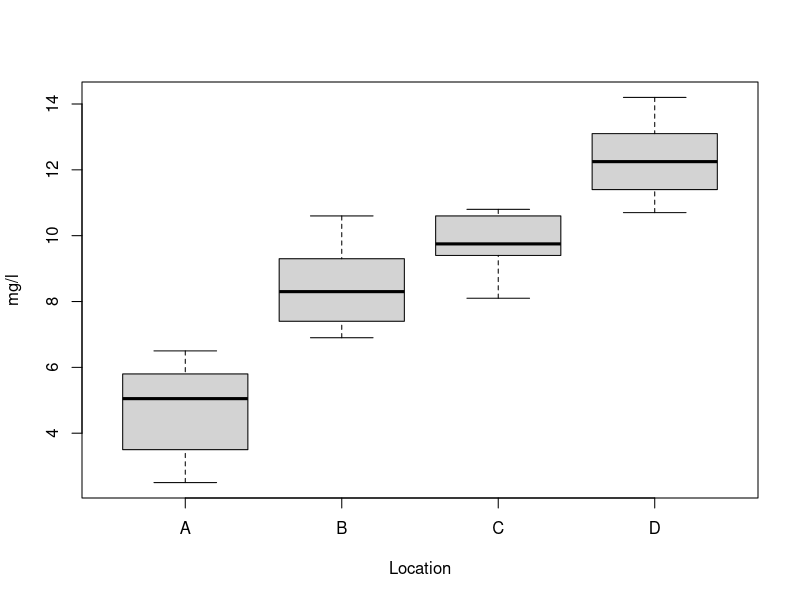

Write the R code that produced this figure.
## ---- chunk 1
irished <- read.csv("../datafiles/irished.csv")
## ---- chunk 2
str(irished)
## ---- chunk 3
irished[1:10,4:6]
## ---- chunk 4
irished$DVRT
irished$DVRT[1:10]
## ---- chunk 5
logDVRT <- log(irished$DVRT)
## ---- chunk 6
irished$logDVRT <- log(irished$DVRT)
## ---- chunk 7
write.csv(irished, "irished2.csv")
## ---- chunk 8
irished$fsex <- factor(irished$sex, levels = c(1, 2),
    labels = c("male", "female"))
irished$flvcert <- factor(irished$lvcert, levels = c(0, 1), 
    labels = c("not taken", "taken"))
## ---- chunk 9
which(irished$DVRT > 100)
dvrt100 <- which(irished$DVRT > 100)
## ---- chunk 10
irished$DVRT[dvrt100]
irished$sex[dvrt100]
## ---- chunk 11
table(irished$lvcert[dvrt100])
table(irished$lvcert[-dvrt100])
## ---- chunk 12
tapply(irished$DVRT, irished$fsex, mean)
## ---- chunk 13
tapply(irished$DVRT, irished$schltype, mean)
## ---- chunk 14
help(mean)
## ---- chunk 15
poro <- read.table("../datafiles/soil-porosity.txt", col.names = c("A","B"))
## ---- chunk 16
t.test(poro$A, poro$B, alternative = 'two.sided')
## ---- chunk 17
normtemp = read.csv("../datafiles/normtemp.csv")
names(normtemp)
## ---- chunk 18
t.test(normtemp$temp, mu = 98.6, alternative = "two.sided")
## ---- chunk 19
var.test(poro$A, poro$B)
## ---- chunk 20
t.test(poro$A, poro$B, var.equal = TRUE)
## ---- chunk 21
x <- rnorm(30, 10, 1)
y <- rnorm(30, 20, 2)
cor.test(x, y, method = "pearson")
## ---- chunk 22
x <- rnorm(30, 10, 1)
y <- x + rnorm(30, 1, 0.5)
cor.test(x,y, method = "pearson")
## ---- chunk 23
lc <- read.csv("../datafiles/landcover.csv")
lc.tab <- table(lc$elevation, lc$landcover)
print(lc.tab)
## ---- chunk 24
chisq.test(lc.tab)
## ---- chunk 25
maxdo <- read.table("../datafiles/maximumDO.txt", header = TRUE)
maxdo
class(maxdo)
## ---- chunk 26
dovals <- c(maxdo$A, maxdo$B, maxdo$C, maxdo$D)
locs <- rep(LETTERS[1:4], each = 10)

maxdo <- data.frame(location = locs, maxdo = dovals)
## ---- chunk 27
boxplot(maxdo ~ location, data = maxdo,
        xlab = "Location", ylab = "mg/l")
## ---- chunk 28
aov(maxdo ~ location, data = maxdo)
## ---- chunk 29
summary(aov(maxdo ~ location, data = maxdo))
## ---- chunk 30

